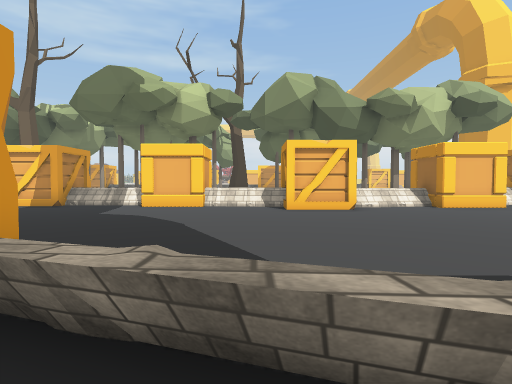
[1] (above)

24 first-person views from a walk through a Unity game level. The camera is 1.4 m above the floor, tilts 2° down and sees 80° across. Doors are open. The floor is counted in squares, 2 m on a side. Each view is taken from the middle of a square. On the plan, view 1 faces up. The plan holds only what a view shows up to about 10 squares ahead; the rest is blank. The place goes on beyond the plan. Some surface patterns are stand-ins.

[2]
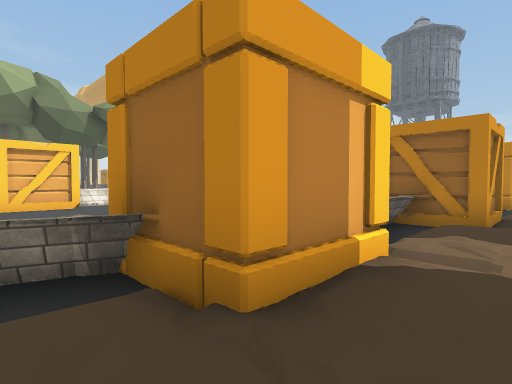

[3]
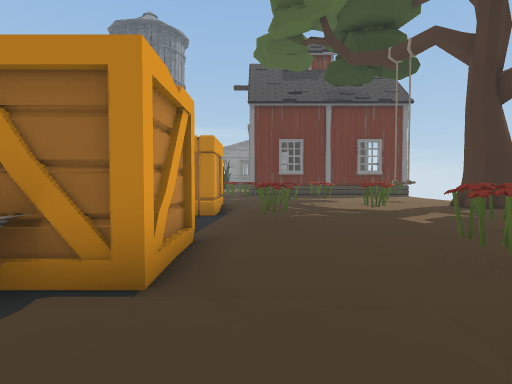

[4]
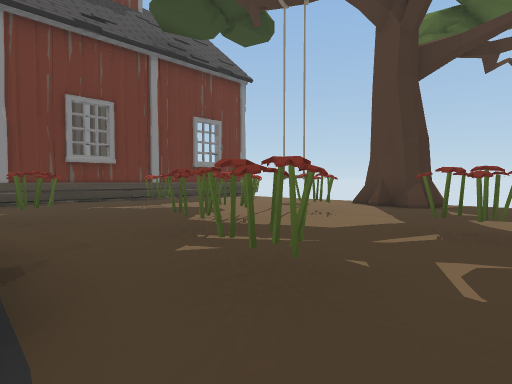

[5]
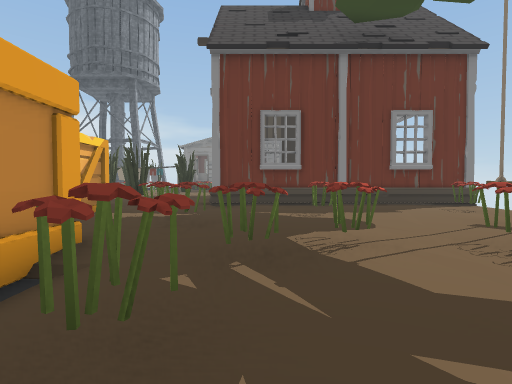

[6]
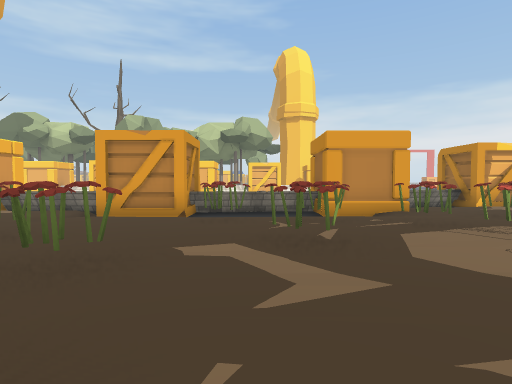

[7]
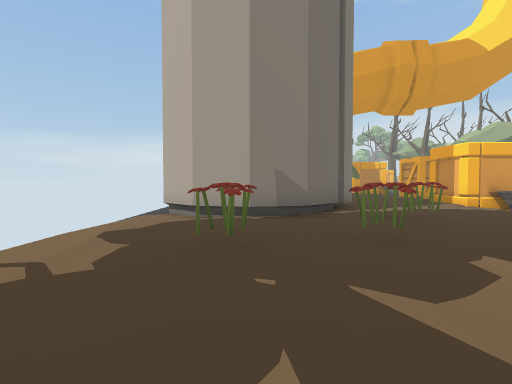

[8]
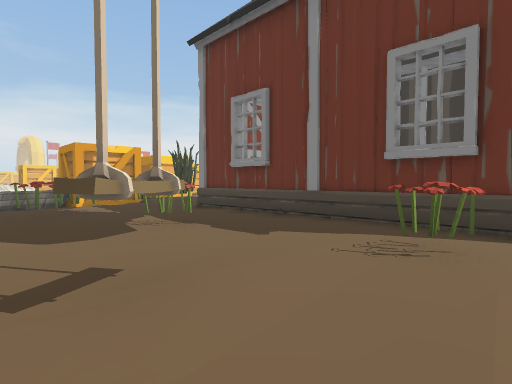

[9]
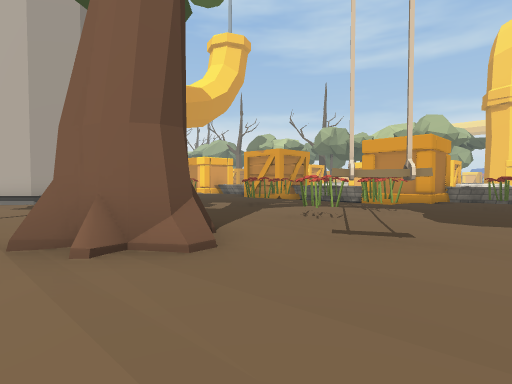

[10]
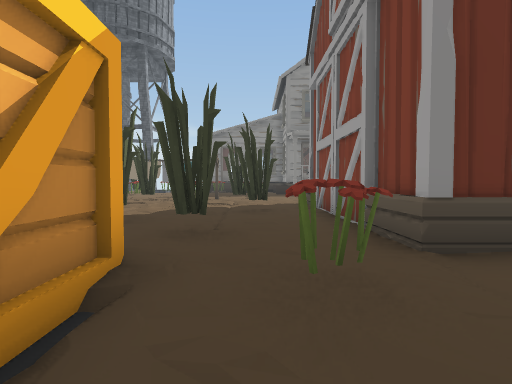

[11]
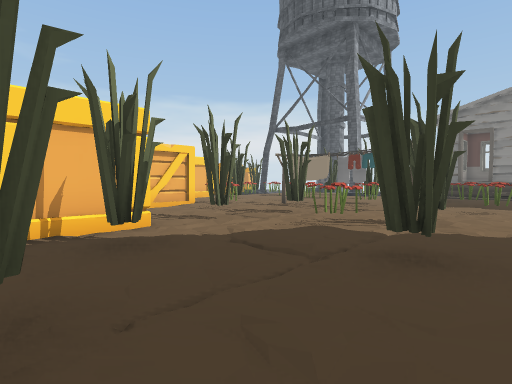

[12]
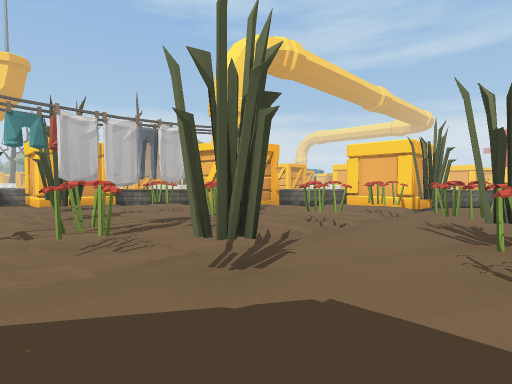

[13]
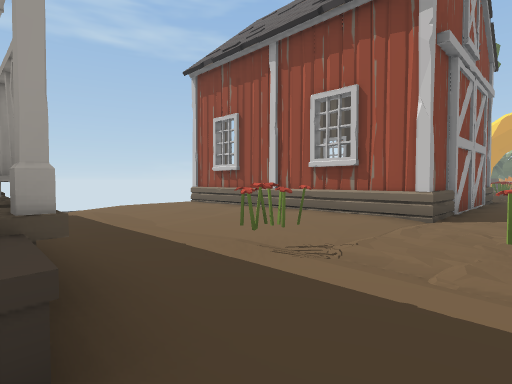

[14]
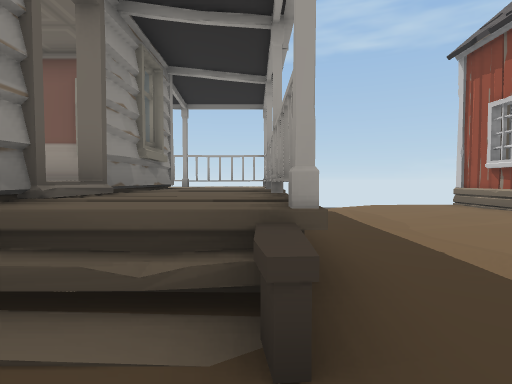

[15]
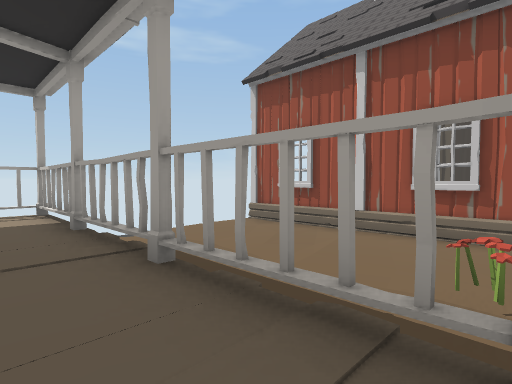

[16]
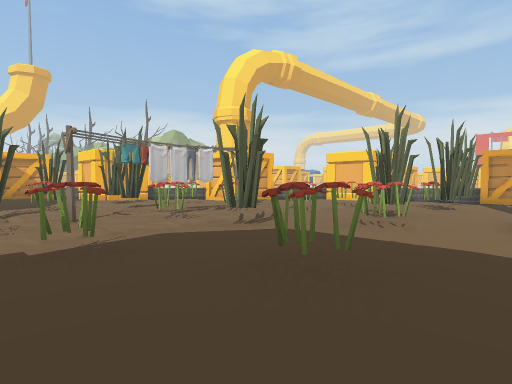

[17]
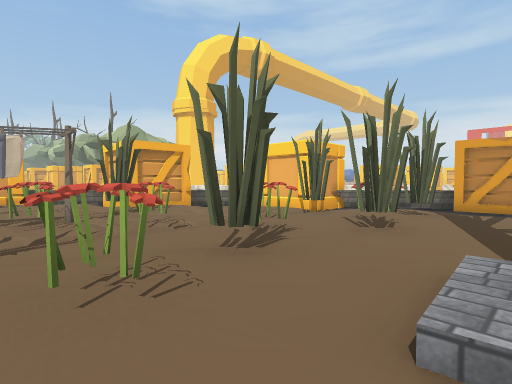

[18]
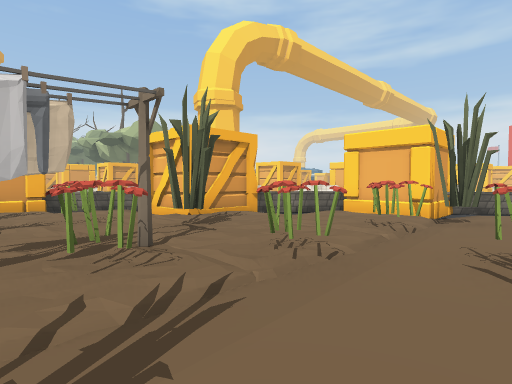

[19]
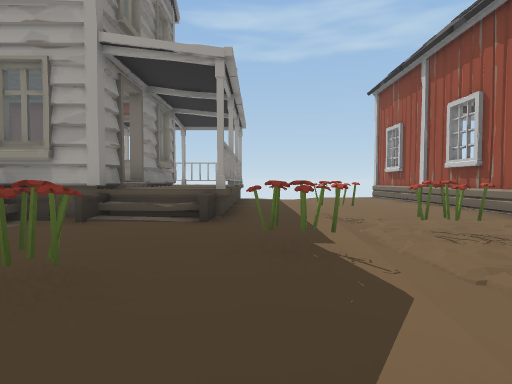

[20]
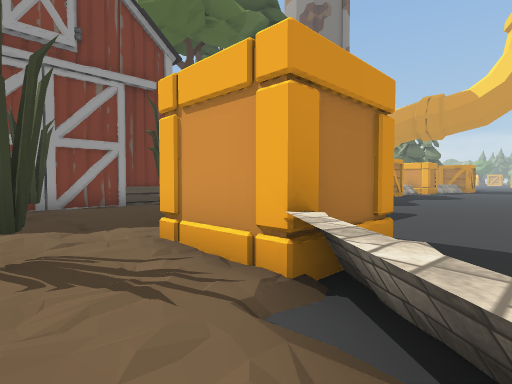

[21]
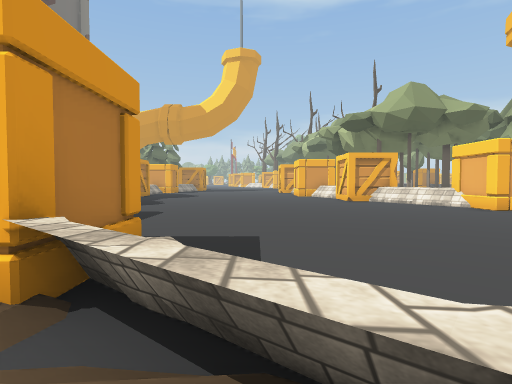

[22]
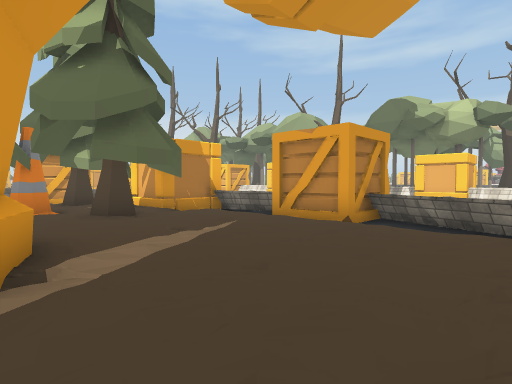

[23]
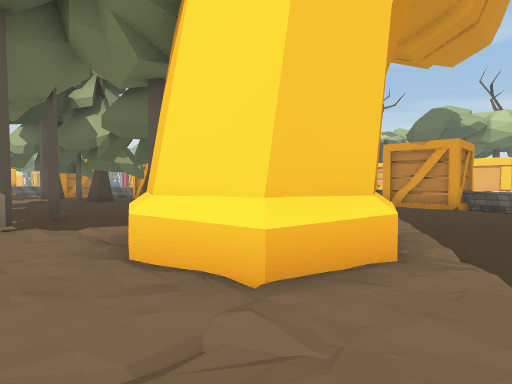

[24]
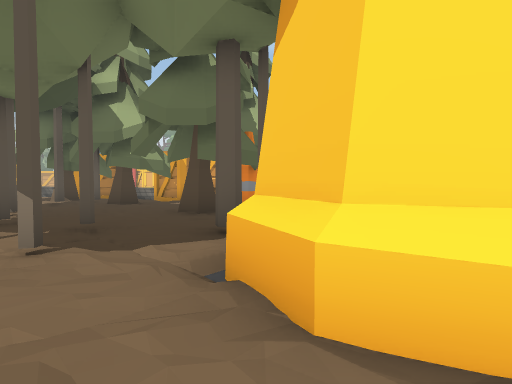

### Floor plan
Key: @ floor where view 1 was taken; # wall or solid block; x gap in a wall; . main floor; - floor 0.25 m lower than the main floor; : floor 1.25 m higher than the main floor; / step, stairs or slope; D open door; = window, fence, low wall or low ledge; ^ raised ledge; C crate; F flower; T tree; O other object.
Columns run from 14 left of view 1 to 34 right of it. Each row starts with its distance up from view 1.
 13                             ----           ##---
 12       CC                    -----          #/...
 11                     CC      -------     ##CC..O.
 10       C#---C#==###^=C       --------   ==O .O...
  9        --------C#C----      ---------  #   F.OO..
  8         --------------      ---------=CC   ......
  7          ------------       --------=O/    ..F...
  6          -----------      ----------O/     F..O.O
  5           ---------       ---------##      ...F..
  4            --------        -----  OCC   Ox#.O....
  3              -----             C   O    O xFO....
  2           C #-               ==#O  O       ....F.
  1        C#^C##^=# C   CC   CCOO C/          ..F...
  0        C      @CC#==###=^^#C  . F         F......
 -1       CC       C C  /C#---CC  F   .        /..=.=
 -2               .   . /..F.F...F...OOOOOOOO..F..#/#
 -3                     .......F.....O      O.....::D
 -4    T  OO            .F.....F...F.O      O...../:D
 -5 T TT  T   O##O . ## .....F.......O      O.....::#
 -6 T#        O##.     #..F....F.....O      O..-..::#
 -7           ###O     #...F.....T...O      O.... #:#
 -8          #.O.     ##......##...F.O      O..-. :::
 -9             . .   #.......##.....OO    OO....
-10                      /// //////          //

Positions as (right, up) in squares from view 1, and headings:
1: (0, 0), facing up
2: (0, -2), facing up-right
3: (4, -2), facing right
4: (10, -1), facing down-right
5: (10, -3), facing right
6: (10, -8), facing up
7: (12, -7), facing left
8: (14, -9), facing up-right
9: (16, -10), facing up-left
10: (16, 0), facing right
11: (20, -1), facing up-right
12: (32, 2), facing up-left
13: (32, 0), facing down-left
14: (32, 0), facing down
15: (33, -2), facing down-left
16: (34, 0), facing up-left
17: (34, 4), facing up-left
18: (31, 4), facing up-left
19: (31, 4), facing down
20: (24, 7), facing down-left
21: (24, 7), facing left
22: (1, -5), facing up-left
23: (0, -9), facing up-left
24: (-2, -9), facing up-left
